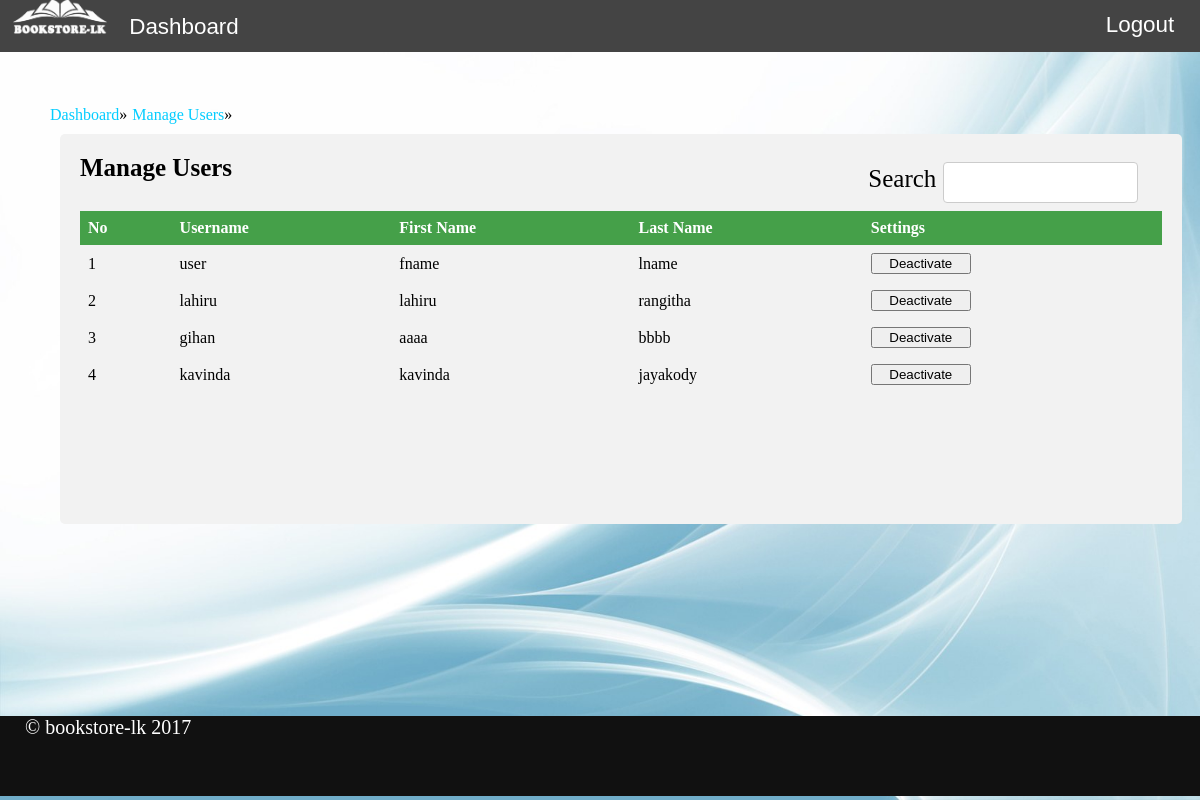
The app's page /manage_users.php (signed in) with its own data.
### tables this page shows
CREATE TABLE `user` (
  `id` int(11) NOT NULL,
  `username` varchar(100) NOT NULL,
  `fname` varchar(100) NOT NULL,
  `lname` varchar(100) NOT NULL,
  `password` varchar(100) NOT NULL,
  `role` int(11) NOT NULL DEFAULT '2',
  `active` int(11) NOT NULL DEFAULT '0',
  `token` varchar(100) NOT NULL
);

### classes/Config.php (called while the page is built)
<?php
class Config {
    public static function get($path = null){
        if($path){
            $config = $GLOBALS['config'];
            $path = explode('/',$path);
            foreach($path as $bit){
                if(isset($config[$bit])){
                    $config = $config[$bit];
                }
            }
            return $config;
        }
        return false;
    }
}

### classes/DB.php (called while the page is built, shortened)
<?php
class DB {
    private static $_instance = null;
    private $_pdo,
            $_query,
            $_results,
            $_error = false,
            $_count = 0;
    private function __construct(){
        try{
            $this->_pdo = new PDO('mysql:host='.Config::get('mysql/host').';dbname='.Config::get('mysql/db'),Config::get('mysql/username'),Config::get('mysql/password'));
        }catch (PDOException $e){
            die($e->getMessage());
        }
    }
    public static function getInstance(){
        if(!isset(self::$_instance)){
            self::$_instance = new DB();
        }
        return self::$_instance;
    }
    public function query($sql, $params = array()){
        if ($this->_query = $this->_pdo->prepare($sql)) {
            $x = 1;
            if (count($params)) {
                foreach ($params as $param) {
                    $this->_query->bindValue($x, $param);
                    $x++;
                }
            }
            if ($this->_query->execute()) {
                $this->_results = $this->_query->fetchAll(PDO::FETCH_OBJ);
                $this->_count = $this->_query->rowCount();
            } else {
                $this->_error = true;
            }
        }
        return $this;
    }
    public function results(){
        return $this->_results;
    }
    public  function count(){
        return $this->_count;
    }
}

### auth.php (called while the page is built, shortened)
<?php
if (Session::exists('user')) {
    $user = new User();
} else {
    $user = new User();
}

### classes/User.php (called while the page is built, shortened)
<?php
class User
{
    private $_db,
        $_data,
        $_sessionName,
        $_cookieName,
        $_isLoggedIn;
    public function __construct($user = null)
    {
        $this->_db = DB::getInstance();
    }
    public function auth($username, $token)
    {
        $this->_db->query('SELECT * FROM user WHERE username = ? AND token = ? AND active = 1', array($username, $token));
        if ($this->_db->count()) {
            return 1;
        }
        return 0;
    }
    public function getUsers()
    {
        $users = array();
        $this->_db->query('SELECT * FROM user WHERE role = ? ', array(2));
        foreach ($this->_db->results() as $u) {
            $users[] = $u;
        }
        return $users;
    }
}

### manage_users.php (the view, shortened to what this page needs)
<?php
include_once 'auth.php';
?>
<!DOCTYPE html>
<html lang="en">
<?php include_once 'includes/header.php' ?>
<body>
<?php include_once 'includes/navigation.php' ?>
<?php
$users = $user->getUsers();
?>
<div class="content">
    <div class="breadcrumb">
        <ul>
            <li><a href="user_dashboard.php">Dashboard</a>&raquo</li>
            <li><a href="manage_users.php">Manage Users</a>&raquo</li>
        </ul>
    </div>
    <div class="panel_background col-11">
        <div class="panel_heading">
            <strong>Manage Users</strong>
            <form style="float:right;">
                <label>Search</label>
                <input class="input_text col-8" type="text" id="userSearch" onkeyup="showResult(this.value,'searchUser')">
            </form>
        </div>
        <div class="panel_body" style="max-height: 350px;min-width: 100%;overflow: auto">
            <table class="table">
                <thead>
                <tr>
                    <th>No</th>
                    <th>Username</th>
                    <th>First Name</th>
                    <th>Last Name</th>
                    <th>Settings</th>
                </tr>
                </thead>
                <tbody>
                <?php
                $i = 0;
                foreach ($users as $u) {
                    $i++;
                    ?>
                    <tr id="<?php echo "tr".$u->id?>" class="trcls">
                        <td><?php echo $i ?></td>
                        <td><?php echo $u->username ?></td>
                        <td><?php echo $u->fname ?></td>
                        <td><?php echo $u->lname ?></td>
                        <td>
                            <?php
                            if ($u->active == 1) {
                                ?>
                                <a href="manage_user_process.php?id=<?php echo $u->id ?>&set=0"
                                   style="text-decoration: none" onclick="return confirm('Are You Sure?')">
                                    <button class="btn btn-danger btn-sm" style="width: 100px">Deactivate</button>
                                </a>
                                <?php
                            }
                            ?>
                        </td>
                    </tr>
                    <?php
                }
                ?>
                </tbody>
            </table>
        </div>
    </div>
</div>
<?php include_once 'includes/footer.php' ?>
</body>
</html>

### styles/css/main.css (style rules this page uses)
body { margin: 0; min-height: 100vh; background-image: url("../img/background-hd.jpg"); background-repeat: round; }
.content { min-height: 77vh; }
.content div { display: block; }
@media screen and (min-width: 600px) { .content { padding: 10px; } }
@media screen and (min-width: 600px) { .panel_background { margin-left: 50px; margin-right: 50px; } }
.input_text { width: 100%; padding: 12px 20px; margin: 8px 0; display: inline-block; border: 1px solid #ccc; border-radius: 4px; box-sizing: border-box; }
.panel_background { border-radius: 5px; background-color: #f2f2f2; padding: 20px; float: left; margin-bottom: 10px; margin-top: 10px; height: 350px; }
.panel_heading { text-align: left; margin-bottom: 10px; font-size: 25px; }
table { border-collapse: collapse; width: 100%; }
th, td { text-align: left; padding: 8px; }
th { background-color: #45a049; color: white; }
.breadcrumb li { list-style: none; float: left; margin-right: 5px; }
.breadcrumb a { color: #04cdff; text-decoration: none; }

### styles/css/custom.css (style rules this page uses)
@media screen and (min-width: 600px) { .col-8 { width: 66.66%; } }
@media screen and (min-width: 600px) { .col-11 { width: 91.66%; } }

### records on screen
user: username "user", fname "fname", lname "lname"
user: username "lahiru", fname "lahiru", lname "rangitha"
user: username "gihan", fname "aaaa", lname "bbbb"
user: username "kavinda", fname "kavinda", lname "jayakody"
